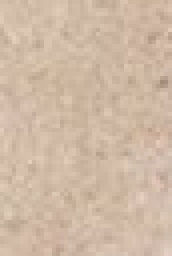
#> input picture Pics/image_13_1.jpeg, 43 x 64 px, given in place of image_1_1.jpeg, which was not available (shown 4 times larger)
$ python main.py
#> lines starting #> are read from the running program, lines starting #| are printed output that depends on the picture; pictures that were not available may be replaced by others from this repository, and a replacement may not be noted

from PIL import Image

PICS_NUM = 32


def merge_width(image1, image2):
    new_width = Image.new("RGB", (image1.width + image2.width, image1.height))

    new_width.paste(image1, (0, 0))
    new_width.paste(image2, (image1.width, 0))

    return new_width


def merge_height(image1, image2):
    new_height = Image.new("RGB", (image1.width, image1.height + image2.height))

    new_height.paste(image1, (0, 0))
    new_height.paste(image2, (0, image1.height))

    return new_height


def merge_pics():
    new_image = None
    temp_line = Image.open("Pics/image_1_1.jpeg");
#> temp_line is the input picture: PIL image 43x64 RGB; mean R, G, B 207.7, 185.4, 164.9
    lines = []
    for row in range(1, PICS_NUM + 1):
        temp_line = Image.open("Pics/image_" + str(row) + "_1.jpeg");
        for col in range(2, PICS_NUM + 1):
            print("image_" + str(row) + "_" + str(col) + ".jpeg")
            temp_line = merge_width(temp_line, Image.open("Pics/image_" + str(row) + "_" + str(col) + ".jpeg"))
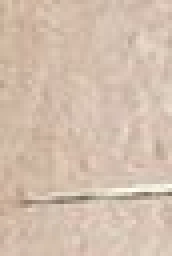
#> input picture Pics/image_14_1.jpeg, 43 x 64 px, given in place of image_1_2.jpeg, which was not available (shown 4 times larger)
#> in merge_width, `new_width = Image.new("RGB", (image1.width + image2.width, image1.heig..`: new_width: PIL image 86x64 RGB; every value is 0
#> in merge_width, `new_width.paste(image1, (0, 0))`:
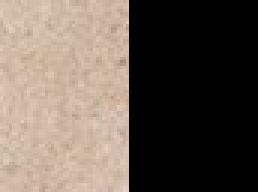
#> new_width: PIL image 86x64 RGB (shown 3 times larger); mean R, G, B 103.9, 92.7, 82.5
#> in merge_width, image2 is the input picture: PIL image 43x64 RGB; mean R, G, B 211.3, 190.4, 173.5
#> in merge_width, `new_width.paste(image2, (image1.width, 0))`:
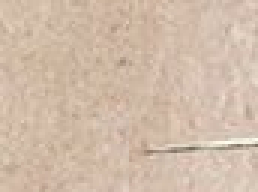
#> new_width: PIL image 86x64 RGB (shown 3 times larger); mean R, G, B 209.5, 187.9, 169.2
        lines.insert(row, temp_line)

    new_image = lines[0]
    for i in range(1, len(lines) - 1):
        new_image = merge_height(new_image, lines[i])

    new_image.save("new_image.jpeg")
    new_image.show()


# Press the green button in the gutter to run the script.
if __name__ == '__main__':
#> (the run stopped early here; a loop or call above may not have finished)
